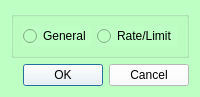
<?xml version="1.0" encoding="UTF-8"?>
<ui version="4.0">
 <class>maintenance</class>
 <widget class="QDialog" name="maintenance">
  <property name="geometry">
   <rect>
    <x>0</x>
    <y>0</y>
    <width>176</width>
    <height>84</height>
   </rect>
  </property>
  <property name="windowTitle">
   <string>Maintenance</string>
  </property>
  <property name="windowIcon">
   <iconset resource="resource.qrc">
    <normaloff>:/new/Resource/Login.png</normaloff>:/new/Resource/Login.png</iconset>
  </property>
  <property name="styleSheet">
   <string notr="true">background-color: rgb(190, 255, 195);</string>
  </property>
  <layout class="QVBoxLayout" name="verticalLayout">
   <item>
    <widget class="QGroupBox" name="groupBox">
     <property name="title">
      <string/>
     </property>
     <layout class="QHBoxLayout" name="horizontalLayout">
      <item>
       <widget class="QRadioButton" name="maintenance_general">
        <property name="text">
         <string>General</string>
        </property>
       </widget>
      </item>
      <item>
       <widget class="QRadioButton" name="maintenance_rate">
        <property name="text">
         <string>Rate/Limit</string>
        </property>
       </widget>
      </item>
     </layout>
    </widget>
   </item>
   <item>
    <widget class="QDialogButtonBox" name="buttonBox">
     <property name="styleSheet">
      <string notr="true">background-color: rgb(255, 255, 255);</string>
     </property>
     <property name="orientation">
      <enum>Qt::Horizontal</enum>
     </property>
     <property name="standardButtons">
      <set>QDialogButtonBox::Cancel|QDialogButtonBox::Ok</set>
     </property>
    </widget>
   </item>
  </layout>
 </widget>
 <resources>
  <include location="resource.qrc"/>
 </resources>
 <connections>
  <connection>
   <sender>buttonBox</sender>
   <signal>accepted()</signal>
   <receiver>maintenance</receiver>
   <slot>accept()</slot>
   <hints>
    <hint type="sourcelabel">
     <x>248</x>
     <y>254</y>
    </hint>
    <hint type="destinationlabel">
     <x>157</x>
     <y>274</y>
    </hint>
   </hints>
  </connection>
  <connection>
   <sender>buttonBox</sender>
   <signal>rejected()</signal>
   <receiver>maintenance</receiver>
   <slot>reject()</slot>
   <hints>
    <hint type="sourcelabel">
     <x>316</x>
     <y>260</y>
    </hint>
    <hint type="destinationlabel">
     <x>286</x>
     <y>274</y>
    </hint>
   </hints>
  </connection>
 </connections>
</ui>
